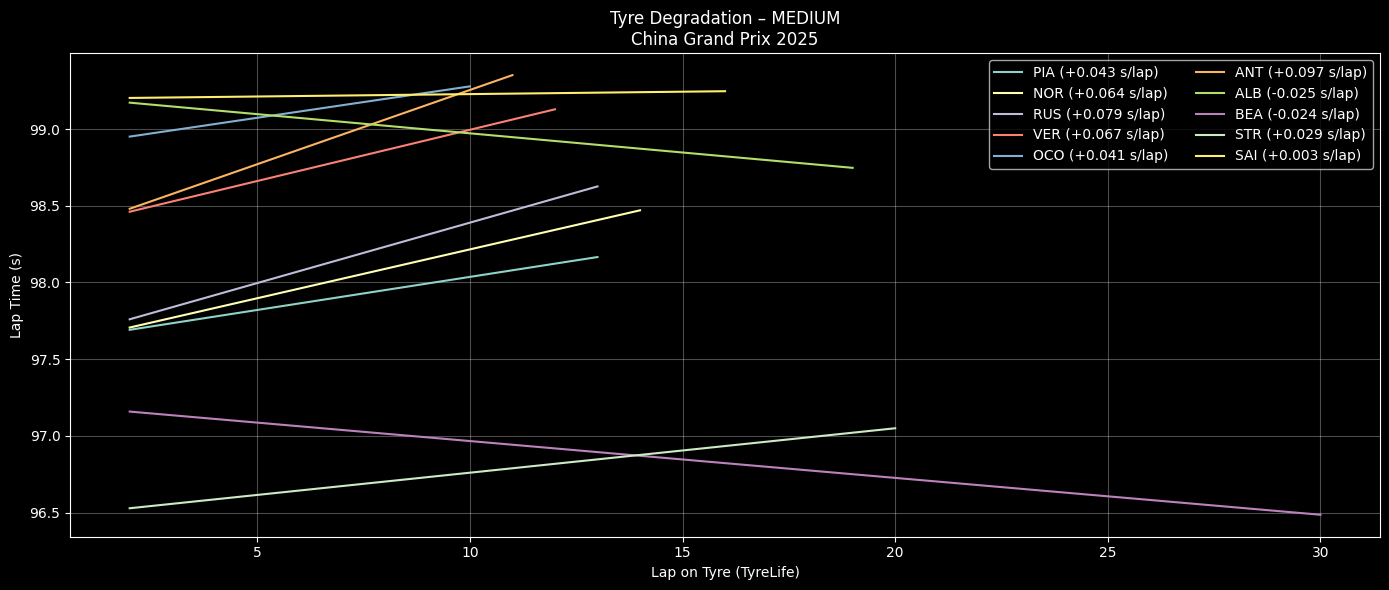

Generate this figure with Python:
import fastf1, os
import pandas as pd
import numpy as np
import matplotlib.pyplot as plt
from pathlib import Path

# ========= CONFIG =========
YEAR = 2025
GP = "China Grand Prix"
SESSION = "R"
COMPOUND = "MEDIUM"      # SOFT / MEDIUM / HARD
TOP_N = 10             # Top N finishers
CACHE_DIR = Path("/content/fastf1_cache")

# ========= CACHE =========
CACHE_DIR.mkdir(parents=True, exist_ok=True)
fastf1.Cache.enable_cache(CACHE_DIR)

# ========= LOAD SESSION =========
session = fastf1.get_session(YEAR, GP, SESSION)
session.load()

laps = session.laps.copy()
laps = laps[laps["IsAccurate"]]

# Convert laptime to seconds
laps["LapTimeSec"] = laps["LapTime"].dt.total_seconds()

# ========= SELECT TOP DRIVERS =========
drivers = (
    session.results
    .sort_values("Position")
    .head(TOP_N)["Abbreviation"]
    .tolist()
)

laps = laps[laps["Driver"].isin(drivers)]

# ========= CLEAN LAPS =========
laps = laps[
    laps["PitInTime"].isna() &
    laps["PitOutTime"].isna() &
    (laps["Compound"] == COMPOUND)
]

# ========= REMOVE OUTLIERS (IQR PER DRIVER PER STINT) =========
clean = []

for (d, stint), dl in laps.groupby(["Driver", "Stint"]):
    if len(dl) < 5:
        continue

    q1, q3 = dl["LapTimeSec"].quantile([0.25, 0.75])
    iqr = q3 - q1

    dl = dl[
        (dl["LapTimeSec"] >= q1 - 1.5 * iqr) &
        (dl["LapTimeSec"] <= q3 + 1.5 * iqr)
    ]

    clean.append(dl)

clean = pd.concat(clean)

# ========= PLOT TYRE DEGRADATION =========
plt.figure(figsize=(14,6))

for d in drivers:
    dl = clean[clean["Driver"] == d]

    # pilih stint terpanjang untuk driver tsb
    if dl.empty:
        continue

    stint_id = (
        dl.groupby("Stint").size().idxmax()
    )

    stint_laps = dl[dl["Stint"] == stint_id]

    if len(stint_laps) < 5:
        continue

    x = stint_laps["TyreLife"]
    y = stint_laps["LapTimeSec"]

    # Linear regression → degradation slope
    z = np.polyfit(x, y, 1)
    y_fit = np.polyval(z, x)

    plt.plot(x, y_fit, label=f"{d} ({z[0]:+.03f} s/lap)")

plt.title(f"Tyre Degradation – {COMPOUND}\n{GP} {YEAR}")
plt.xlabel("Lap on Tyre (TyreLife)")
plt.ylabel("Lap Time (s)")
plt.grid(alpha=0.3)
plt.legend(ncol=2)
plt.tight_layout()
plt.show()
